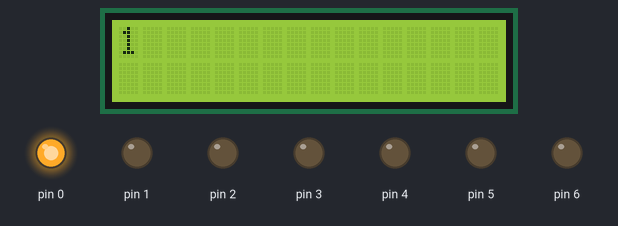
This sketch was run on a simulated Arduino Uno, built with avr-gcc and run on an emulated ATmega328P. Parts: 16×2 character LCD, output pins drawn as LEDs (lit = HIGH).

Above: at 0.1 s.
At 4.1 s:
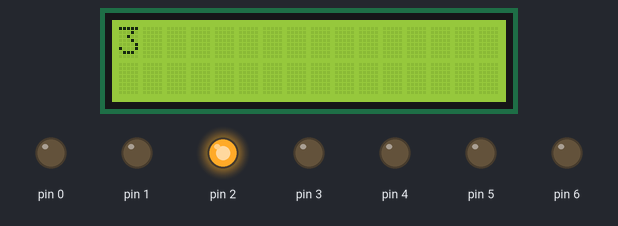
At 10.1 s:
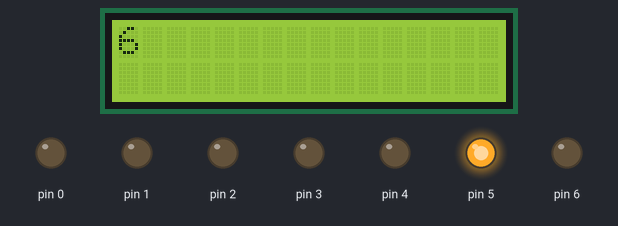
At 19.1 s:
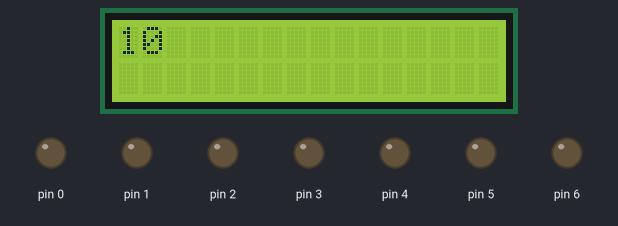
At 29.2 s:
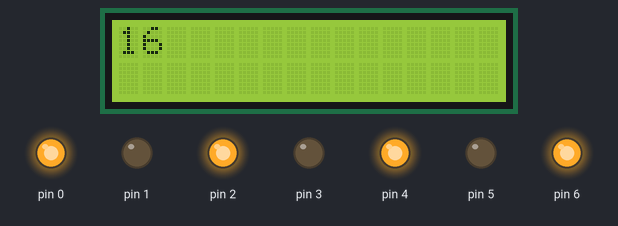
At 38.2 s:
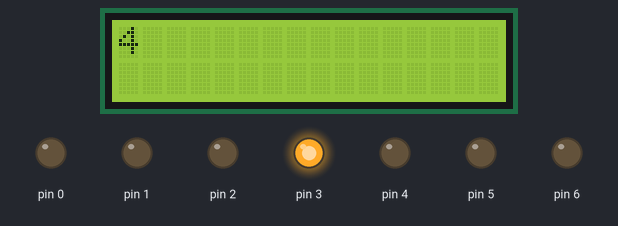
Timing chart, 0 to 40.0 s (numbered marks = the images above):
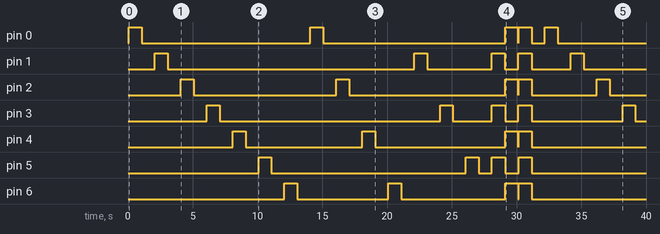

The sketch:

homework2.ino
```cpp
#include <Wire.h>
#include <LiquidCrystal_I2C.h>

LiquidCrystal_I2C lcd(0x27,16,2);

void setup() {
  // put your setup code here, to run once:
  for(int i = 0;i <= 6;i++){
    pinMode(i,  OUTPUT);
  }
  //LCD reset
  lcd.init();
  lcd.backlight();
}

void light(int i) {
  on(i);
  off(i);
}

void onwd(int i) {
  digitalWrite(i,  HIGH);
}

void offwd(int i) {
  digitalWrite(i,  LOW);
}

void on(int i) {
  digitalWrite(i,  HIGH);
  delay(1000);
}

void off(int i) {
  digitalWrite(i,  LOW);
  delay(1000);
}

// show the number on LCD
void numshow(int j){
  lcd.print(j);
  lcd.setCursor(0, 0);
}

// The showing loop
void loop() {
  int j = 1;        // set the showing number j is one
  lcd.clear();      // clear up LCD before every new loop

  // put your main code here, to run repeatedly:
  // light on the light from first light to the least
  for(int i = 0;i <= 6;i++){
    numshow(j);
    light(i);
    j++;
  }

  // light on only the red light
  for(int i = 0;i <= 6;i+=2){
    numshow(j);
    light(i);
    j++;
  }

  // light on only the green light
  for(int i = 1;i <= 6;i+=2){
    numshow(j);
    light(i);
    j++;
  }

  // light all the red light togather
  for(int i = 1;i <= 6;i+=2){
    numshow(j);
    onwd(i);
  }
  delay(1000);
  for(int i = 1;i <= 6;i+=2){
    numshow(j);
    offwd(i);
  }
  j++;

  // light all the green light togather
  for(int i = 0;i <= 6;i+=2){
    numshow(j);
    onwd(i);
  }
  delay(1000);
  for(int i = 0;i <= 6;i+=2){
    numshow(j);
    offwd(i);
  }
  j++;

  // light all the light on
  for(int i = 0;i <= 6;i++){
    numshow(j);
    onwd(i);
  }
  delay(1000);
  j++;
  // kill all the lights
  for(int i = 0;i <= 6;i++){
    numshow(j);
    offwd(i);
  }
  delay(1000);
}
```

Measured:
- by itself, pin 0: LOW → HIGH at 0.07 s, → LOW 1.0 s later, → HIGH 13.0 s later, → LOW 1.0 s later, … (10 changes in this stretch)
- by itself, pin 1: LOW → HIGH at 2.1 s, → LOW 1.0 s later, → HIGH 19.0 s later, → LOW 1.0 s later, … (10 changes in this stretch)
- by itself, pin 2: LOW → HIGH at 4.1 s, → LOW 1.0 s later, → HIGH 11.0 s later, → LOW 1.0 s later, … (10 changes in this stretch)
- by itself, pin 3: LOW → HIGH at 6.1 s, → LOW 1.0 s later, → HIGH 17.0 s later, → LOW 1.0 s later, … (10 changes in this stretch)
- by itself, pin 4: LOW → HIGH at 8.1 s, → LOW 1.0 s later, → HIGH 9.0 s later, → LOW 1.0 s later, … (8 changes in this stretch)
- by itself, pin 5: LOW → HIGH at 10.1 s, → LOW 1.0 s later, → HIGH 15.0 s later, → LOW 1.0 s later, … (8 changes in this stretch)
- by itself, pin 6: LOW → HIGH at 12.1 s, → LOW 1.0 s later, → HIGH 7.0 s later, → LOW 1.0 s later, … (8 changes in this stretch)
